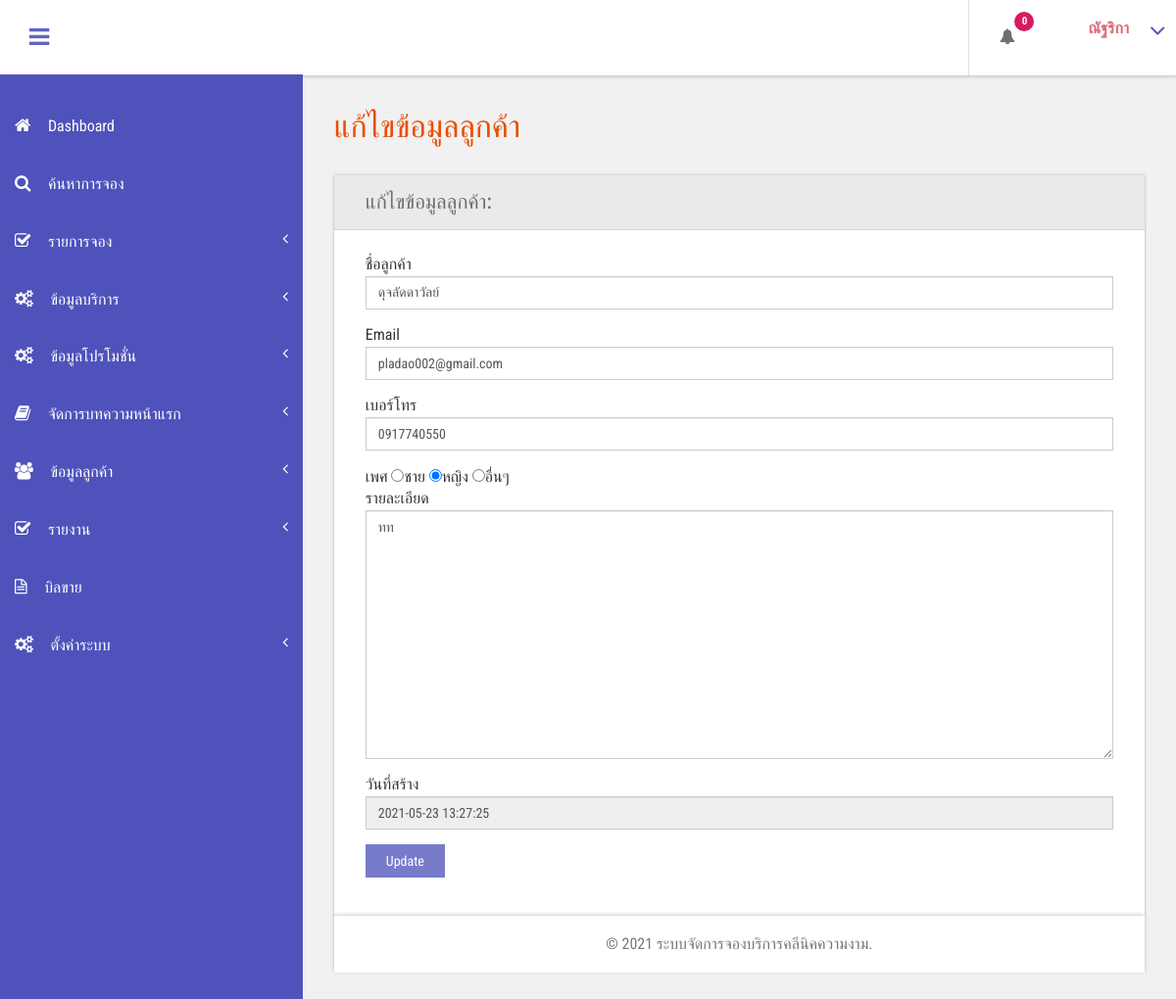
The app's page /admin/edit-customer-detailed.php?editid=6 (signed in) with its own data.
### tables this page shows
CREATE TABLE `tblcustomers` (
  `ID` int(10) NOT NULL,
  `Name` varchar(120) DEFAULT NULL,
  `Email` varchar(200) DEFAULT NULL,
  `MobileNumber` varchar(10) DEFAULT NULL,
  `Gender` int(1) DEFAULT NULL,
  `Details` mediumtext DEFAULT NULL,
  `CreationDate` timestamp NULL DEFAULT current_timestamp(),
  `UpdationDate` timestamp NULL DEFAULT NULL ON UPDATE current_timestamp()
);

### admin/edit-customer-detailed.php (the view, shortened to what this page needs)
<?php
include('includes/dbconnection.php');
if (strlen($_SESSION['bpmsaid']==0)) {
  header('location:logout.php');
  } else{
  ?>
<!DOCTYPE HTML>
<html>
<head>
<link href="css/bootstrap.css" rel='stylesheet' type='text/css' />
<link href="css/style.css" rel='stylesheet' type='text/css' />
<link href="css/font-awesome.css" rel="stylesheet">
<link href="css/animate.css" rel="stylesheet" type="text/css" media="all">
<link href="css/custom.css" rel="stylesheet">
</head>
<body class="cbp-spmenu-push">
	<div class="main-content">
		 <?php include_once('includes/sidebar.php');?>
	 <?php include_once('includes/header.php');?>
		<div id="page-wrapper">
			<div class="main-page">
				<div class="forms">
					<h3 class="title1">แก้ไขข้อมูลลูกค้า</h3>
					<div class="form-grids row widget-shadow" data-example-id="basic-forms">
						<div class="form-title">
							<h4>แก้ไขข้อมูลลูกค้า:</h4>
						</div>
						<div class="form-body">
							<form method="post">
  <?php
 $cid=$_GET['editid'];
$ret=mysqli_query($con,"select * from  tblcustomers where ID='$cid'");
while ($row=mysqli_fetch_array($ret)) {
?>
	 <div class="form-group"> <label for="exampleInputEmail1">ชื่อลูกค้า</label>
	 <input type="text" class="form-control" id="name" name="name"  value="<?php  echo $row['Name'];?>" required="true"> </div> <div class="form-group"> <label for="exampleInputPassword1">Email</label> <input type="text" id="email" name="email" class="form-control"  value="<?php  echo $row['Email'];?>" required="true"> </div>
		 <div class="form-group"> <label for="exampleInputPassword1">เบอร์โทร</label>
		 <input type="text" id="mobilenum" name="mobilenum" class="form-control"  value="<?php  echo $row['MobileNumber'];?>" required="true"> </div>
			 <div class="form-group"> <label for="exampleInputPassword1">เพศ</label>
<?php if($row['Gender']=="2"){?>
					<input type="radio"  name="gender" value="1" >ชาย
                     <input type="radio" name="gender" value="2" checked="true">หญิง
                     <input type="radio" name="gender" value="3">อื่นๆ
					 <?php }  ?>
                   <div class="form-group"> <label for="exampleInputEmail1">รายละเอียด</label> <textarea type="text" class="form-control" id="details" name="details" placeholder="Details" required="true" rows="12" cols="4"><?php  echo $row['Details'];?></textarea> </div>
                   <div class="form-group"> <label for="exampleInputPassword1">วันที่สร้าง</label> <input type="text" id="" name="" class="form-control"  value="<?php  echo $row['CreationDate'];?>" readonly='true'> </div>
							 <?php } ?>
							  <button type="submit" name="submit" class="btn btn-default">Update</button> </form>
						</div>
					</div>
			</div>
		</div>
		 <?php include_once('includes/footer.php');?>
	</div>
</body>
</html>
<?php } ?>

### admin/includes/header.php (shortened to what this page needs)
<div class="sticky-header header-section ">
      <div class="header-left">
        <button id="showLeftPush"><i class="fa fa-bars"></i></button>
        <div class="clearfix"> </div>
      </div>
      <div class="header-right">
        <div class="profile_details_left">
          <ul class="nofitications-dropdown">
            <?php
$ret1=mysqli_query($con,"select ID,Name from  tblappointment where Status=''");
$num=mysqli_num_rows($ret1);
?>
            <li class="dropdown head-dpdn">
              <a href="#" class="dropdown-toggle" data-toggle="dropdown" aria-expanded="false"><i class="fa fa-bell"></i><span class="badge blue"><?php echo $num;?></span></a>
            </li>
          </ul>
          <div class="clearfix"> </div>
        </div>
        <div class="profile_details">
        <?php
$adid=$_SESSION['bpmsaid'];
$ret=mysqli_query($con,"select AdminName from tbladmin where ID='$adid'");
$row=mysqli_fetch_array($ret);
$name=$row['AdminName'];
?>
          <ul>
            <li class="dropdown profile_details_drop">
              <a href="#" class="dropdown-toggle" data-toggle="dropdown" aria-expanded="false">
                <div class="profile_img">
                  <div class="user-name">
                    <p><?php echo $name; ?></p>
                  </div>
                  <i class="fa fa-angle-down lnr"></i>
                  <div class="clearfix"></div>
                </div>
              </a>
            </li>
          </ul>
        </div>
        <div class="clearfix"> </div>
      </div>
      <div class="clearfix"> </div>
    </div>

### admin/css/style.css (style rules this page uses)
h4, h5, h6, h1, h2, h3 { margin: 0; }
ul, ol { margin: 0; }
p { margin: 0; }
html, body { font-family: 'Roboto Condensed', sans-serif; font-size: 100%; overflow-x: hidden; background: #fff; }
body a { transition: 0.5s all ease; -webkit-transition: 0.5s all ease; -moz-transition: 0.5s all ease; -o-transition: 0.5s all ease; -ms-transition: 0.5s all ease; text-decoration:none; }
h1,h2,h3,h4,h5,h6 { margin:0; }
p { margin:0; }
ul,label { margin:0; padding:0; }
.main-content { position: relative; }
.sticky-header { position: fixed; top: 0; left:0px; width: 100%; z-index: 100; }
.header-section { background:#FFF; box-shadow: 1px 1px 4px rgba(0, 0, 0, 0.21); -webkit-box-shadow: 1px 1px 4px rgba(0, 0, 0, 0.21); -moz-box-shadow: 1px 1px 4px rgba(0, 0, 0, 0.21); -o-box-shadow: 1px 1px 4px rgba(0, 0, 0, 0.21); }
.header-section::after { clear: both; display: block; content: ''; }
.header-left { float: left; width: 45%; }
.header-right { float: right; }
button#showLeftPush { font-size: 1.5em; width: 80px; padding: 0.87em 0; text-align: center; cursor: pointer; float: left; color: #6F6F6F; -moz-transition: all 0.2s ease-out 0s; -webkit-transition: all 0.2s ease-out 0s; transition: all 0.2s ease-out 0s; border: none; background-color: #fff; outline:none; }
.cbp-spmenu-push { overflow-x: hidden; position: relative; }
.cbp-spmenu, .cbp-spmenu-push { -webkit-transition: all 0.3s ease; -moz-transition: all 0.3s ease; transition: all 0.3s ease; }
.cbp-spmenu-push div#page-wrapper { margin: 0 0 0 19.3em; transition:.5s all; -webkit-transition:.5s all; -moz-transition:.5s all; }
.fa { display: inline-block; font-family: FontAwesome; font-style: normal; font-weight: normal; line-height: 1; -webkit-font-smoothing: antialiased; -moz-osx-font-smoothing: grayscale; }
.profile_details_left { float: left; }
li.dropdown.head-dpdn { display: inline-block; padding: 1.7em 0; border-left: 1px solid #E0E0E0; float: left; }
li.dropdown.head-dpdn a.dropdown-toggle { padding: 1.7em 2em; }
i.fa.fa-bell { color:#6F6F6F; }
.header-right span.badge { font-size: 11px; font-weight: bold; color: #FFF; background: #8BC34A; line-height: 15px; width: 20px; height: 20px; border-radius: 2em; -webkit-border-radius: 2em; -moz-border-radius: 2em; -o-border-radius: 2em; text-align: center; display: inline-block; position: absolute; top: 16%; padding: 2px 0 0; }
.header-right span.blue { background-color:#D81B60; }
.profile_details { float: right; }
.profile_details_drop a.dropdown-toggle { display:block; padding: 0.8em 3em 0 2em; }
.user-name { float:left; margin-top:8px; margin-left:11px; height:35px; }
.profile_details ul li { list-style-type:none; position:relative; }
.profile_details li a i.fa.lnr { position: absolute; top: 34%; right: 8%; color: #4F52BA; font-size: 1.6em; }
.user-name p { font-size:1em; color:#DD6777; line-height:1em; font-weight:700; }
.charts,.row { margin: 2em 0 0; }
.widget-shadow { background-color: #fff; box-shadow: 0 -1px 3px rgba(0,0,0,.12),0 1px 2px rgba(0,0,0,.24); -webkit-box-shadow: 0 -1px 3px rgba(0,0,0,.12),0 1px 2px rgba(0,0,0,.24); -moz-box-shadow: 0 -1px 3px rgba(0,0,0,.12),0 1px 2px rgba(0,0,0,.24); }
h3.title1 { font-size: 2em; color: #e94e02; margin-bottom: 0.8em; }
.forms h3.title1 { margin-bottom:0; }
.forms h4 { font-size: 1.3em; color: #6F6F6F; }
.form-title { padding: 1em 2em; background-color: #EAEAEA; border-bottom: 1px solid #D6D5D5; }
.form-body { padding: 1.5em 2em; }
.forms label { font-weight: 400; }
.form-control { border-radius: inherit; }
.forms button.btn.btn-default { background-color: rgba(97, 100, 193, 0.85); color: #fff; padding: .5em 1.5em; border: none; outline:none; border-radius: inherit; }

### admin/css/custom.css (style rules this page uses)
#page-wrapper { padding:7em 2em 2.5em; background-color: #F1F1F1; }

### records on screen
tblcustomers: name "ดุจลัดดาวัลย์", email "pladao002@gmail.com", mobilenum "0917740550", details "ทท", CreationDate "2021-05-23 13:27:25"

### other values on screen
$num "0"
$name "ณัฐริกา"
